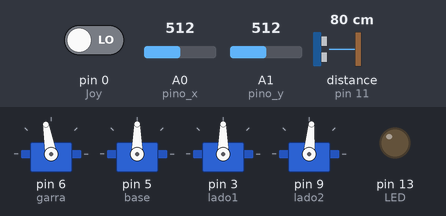
Bench run of a sketch on a simulated Arduino Uno, built with avr-gcc and run on an emulated ATmega328P. Parts: 4 × servo, output pins drawn as LEDs (lit = HIGH). Wiring (inferred from the names in the program): ultrasonic range finder: trigger pin 10; echo pin 11. The test bench sets the inputs (shaded band); at power-on: distance to the obstacle (sensor on pin 11) 80 cm, A0 (pino_x) = 512, A1 (pino_y) = 512, pin 0 (Joy) LOW. The echo pulse lasts 58.3 µs per cm; pins used as bus, display or sensor lines are not drawn.

Above: at 1.2 s.
1.3 s: distance to the obstacle (sensor on pin 11) set to 12 cm
2.8 s: distance to the obstacle (sensor on pin 11) set to 9 cm
At 3.7 s:
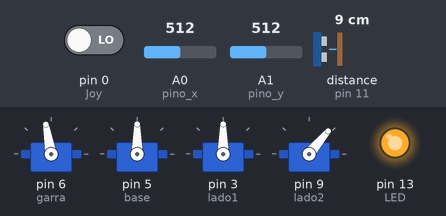
14.8 s: distance to the obstacle (sensor on pin 11) set to 18 cm
At 16.4 s:
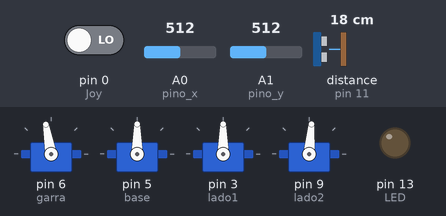
16.8 s: A0 (pino_x) set to 435
18.3 s: A0 (pino_x) set to 403
At 20.1 s:
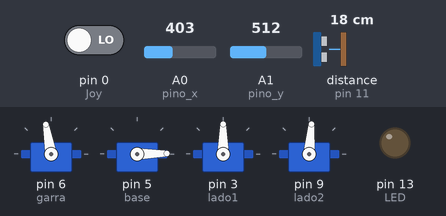
21.3 s: A1 (pino_y) set to 430
22.8 s: A1 (pino_y) set to 411
At 24.9 s:
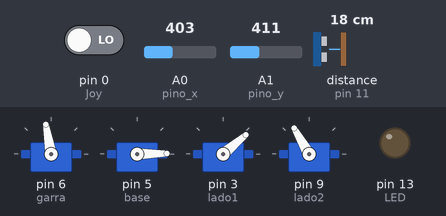
Timing chart, 0 to 26.4 s (numbered marks = the images above; inputs shaded):
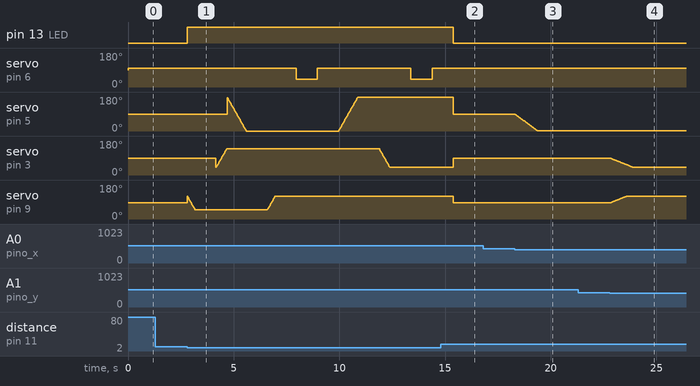

The sketch:

ProjetoAutomaticoManual.ino
```cpp
#include <Servo.h>

Servo garra;
Servo base;
Servo lado1;
Servo lado2;

int pinoTrig = 10;
int pinoEcho = 11;

int i=0; // Variável para incrementar a posição de 1 em 1.
int tempo=1000; // Controle do tempo de parada entre cada função.
int Vspeed=5; // Velocidade de movimento 0 - rápido / 10 - lento.

int Joy=0; // Declarando a variável do botão do Joystick ligada ao pino 0
int pino_x = A0; //Inicializa o pino analógico ao eixo X do joystick
int pino_y = A1; //Inicializa o pino analógico ao eixo Y do joystick
int val_x = 0; //Armazena o valor lido pelo eixo X do joystick
int val_y = 0; //Armazena o valor lido pelo eixo Y do joystick
int val_y2 = 0; //Armazena o valor lido pelo eixo Y do joystick
int pos_x = 90; // Inicializa a base na posição central
int pos_y1 = 90; // Inicializa o corpo na posição central
int pos_y2 = 85; // Inicializa o corpo na posição central

int LED=13;
int flag = 1; // Tipo de Movimento (Automático=1 Manual=2)

void setup()
{
  // Configurações do Joystick.
  pinMode(Joy, INPUT); //Pino que vai ler quando o joystick for apertado

  // Atenção para os pinos corretos de cada servo motor.
  garra.attach(6);
  base.attach(5);
  lado1.attach(3);
  lado2.attach(9);

  // Declarando que o LED é saída.
  pinMode(LED,OUTPUT);

  // Posição central dos motores.
  base.write(pos_x);
  lado1.write(pos_y1);
  lado2.write(pos_y2);

  // Declarando os pinos do Ultrassom
  pinMode (pinoTrig, OUTPUT);
  pinMode (pinoEcho, INPUT);

}

void loop()
{

// Verificando Distância
  digitalWrite (pinoTrig, LOW);
  delayMicroseconds (2);
  digitalWrite (pinoTrig, HIGH);
  delayMicroseconds (10);
  digitalWrite (pinoTrig, LOW);
  float duracao = pulseIn (pinoEcho, HIGH);
  float distancia = 0.0343 * duracao / 2.0;

if (distancia < 10.0)
{
  if (flag==2)
  {
  // Posição central dos motores.
  pos_x = 90; // Inicializa a base na posição central
  pos_y1 = 90; // Inicializa o corpo na posição central
  pos_y2 = 85; // Inicializa o corpo na posição central
  base.write(pos_x);
  lado1.write(pos_y1);
  lado2.write(pos_y2);
  flag=1;
  }
  movimento_auto();
}

if (distancia >= 10.0)
{
  if (flag==1)
  {
  // Posição central dos motores.
  pos_x = 90; // Inicializa a base na posição central
  pos_y1 = 90; // Inicializa o corpo na posição central
  pos_y2 = 85; // Inicializa o corpo na posição central
  base.write(pos_x);
  lado1.write(pos_y1);
  lado2.write(pos_y2);
  flag=2;
  }

 digitalWrite(LED,LOW);

 int aperto = digitalRead(Joy); // Lendo o pino Digital conectado ao botão do Joystick.

 if (aperto == HIGH) // Se a leitura for HIGH (1) com energia, abre a garra.
 {
   garra.write(40);
 }
 else if(aperto == LOW) // Se a leitura for LOW (0) sem energia, fecha a garra.
 {
   garra.write(100);
 }

 move_base(); // Função para mover no eixo X.
 move_corpo(); // Função para mover no eixo Y.

 }
}

void move_base()
{
 val_x = analogRead(pino_x); //Recebe o valor lido pelo eixo X do joystick
 if ((val_x<420)||(val_x>580)) // Verifica se o Joystick não está parado.
 {
 val_x = map(val_x, 0, 1023, -1, 1); //Converte o valor lido para um valor de incremento (-1 a 1)
 pos_x=pos_x+val_x; // Incrementa o ângulo.
 if(pos_x>180) // Limita o valor possível do ângulo em 180º
 {pos_x=180;}
 if(pos_x<1)// Limita o valor possível do ângulo em 1º
 {pos_x=1;}
 base.write(pos_x);
 delay(10); // Delay para suavizar movimentos.
 }
}

void move_corpo()
{
 val_y = analogRead(pino_y); //Recebe o valor lido pelo eixo Y do joystick
 val_y2 = analogRead(pino_y); //Recebe o valor lido pelo eixo Y do joystick
 if ((val_y<420)||(val_y>580)) // Verifica se o Joystick não está parado.
 {
 val_y = map(val_y, 0, 1023, -1, 1); //Converte o valor lido para um valor de incremento (-1 a 1)
 val_y2 = map(val_y2, 0, 1023, 1, -1);  //Converte o valor lido para um valor de incremento (-1 a 1)

 pos_y1=pos_y1+val_y; // Incrementa o ângulo.
 if(pos_y1>140)  // Limita o valor possível do ângulo em 140º
 {pos_y1=140;}
 if(pos_y1<40) // Limita o valor possível do ângulo em 40º
 {pos_y1=40;}

 pos_y2=pos_y2+val_y2; // Incrementa o ângulo.
 if(pos_y2>120)  // Limita o valor possível do ângulo em 120º
 {pos_y2=120;}
 if(pos_y2<50) // Limita o valor possível do ângulo em 50º
 {pos_y2=50;}

 lado1.write(pos_y1);
 lado2.write(pos_y2);
 delay(10);
 }
}


// Funções automáticas

void abre_garra() // A garra precisa de pressão para pegar objetos, movimento rápido
{
  garra.write(40);
  delay(tempo);
}

void fecha_garra()  // A garra precisa de pressão para pegar objetos, movimento rápido
{
  garra.write(100);
  delay(tempo);
}

void base_direita() // A base precisa se mover lentamente
{
  for(i = 180; i >= 0; i -= 1) // Indo de 180 a 0 graus de 1 em 1
  {
    if(i<0)
    {
      i=0;
      break;
    }
    base.write(i); // Pedindo para que o servo vá para a posição "i"
    delay(Vspeed);
  }
}

void base_esquerda() // A base precisa se mover lentamente
{
  for(i = 0; i <= 180; i += 1) // Indo de 0 até 180 graus de 1 em 1
  {
    if(i>180)
    {
      i=180;
      break;
    }
    base.write(i); // Pedindo para que o servo vá para a posição "i"
    delay(Vspeed);
  }
}

void recolhe() // O braço precisa se mover lentamente
{
    for(i = 120; i >= 50; i -= 1) // Indo de 120 a 50 graus de 1 em 1
  {
    if(i<50)
    {
      i=50;
      break;
    }
    lado2.write(i); // Pedindo para que o servo vá para a posição "i"
    delay(Vspeed);
  }
}

void avanca() // O braço precisa se mover lentamente
{
  for(i = 50; i <= 120; i += 1) // Indo de 50 até 120 graus de 1 em 1
  {
    if(i>120)
    {
      i=120;
      break;
    }
    lado2.write(i); // Pedindo para que o servo vá para a posição "i"
    delay(Vspeed);
  }
}

void desce() // O braço precisa se mover lentamente
{
      for(i = 140; i >= 40; i -= 1) // Indo de 140 a 40 graus de 1 em 1
  {
    if(i<40)
    {
      i=40;
      break;
    }
    lado1.write(i); // Pedindo para que o servo vá para a posição "i"
    delay(Vspeed);
  }
}

void sobe() // O braço precisa se mover lentamente
{
    for(i = 40; i <= 140; i += 1) // Indo de 40 até 140 graus de 1 em 1
  {
    if(i>140)
    {
      i=140;
      break;
    }
    lado1.write(i); // Pedindo para que o servo vá para a posição "i"
    delay(Vspeed);
  }
}

void movimento_auto()
{
  digitalWrite(LED,HIGH); // Indicando que o robô irá se mover de forma automática
  recolhe();
  delay(tempo);
  sobe();
  base_direita();
  delay(tempo);
  avanca();
  delay(tempo);
  abre_garra();
  fecha_garra();
  base_esquerda();
  delay(tempo);
  desce();
  delay(tempo);
  abre_garra();
  fecha_garra();
}
```

Measured:
- the behaviour switches between 11 and 10 cm on distance to the obstacle (sensor on pin 11) (found by bisection; images 0 and 1)
- the behaviour switches between 420 and 419 on A0 (pino_x) (found by bisection; images 2 and 3)
- the behaviour switches between 420 and 419 on A1 (pino_y) (found by bisection; images 3 and 4)
- after the input at 1.3 s, every drawn part: stays the same
- after the input at 2.8 s, pin 13 (LED): LOW → HIGH at once; servo on pin 6 (garra): alternates 100° for 4.4 s and 40° for 1.0 s, starting after 5.2 s
- after the input at 14.8 s, pin 13 (LED): HIGH → LOW after 0.59 s; servo on pin 5 (base): 180° → 90° after 0.59 s
- after the input at 16.8 s, every drawn part: stays the same
- after the input at 18.3 s, servo on pin 5 (base): moves from 90° to 1° over 1.1 s, starting at once
- after the input at 21.3 s, every drawn part: stays the same
- after the input at 22.8 s, servo on pin 3 (lado1): moves from 90° to 40° over 1.1 s, starting at once; servo on pin 9 (lado2): moves from 85° to 120° over 0.76 s, starting at once
